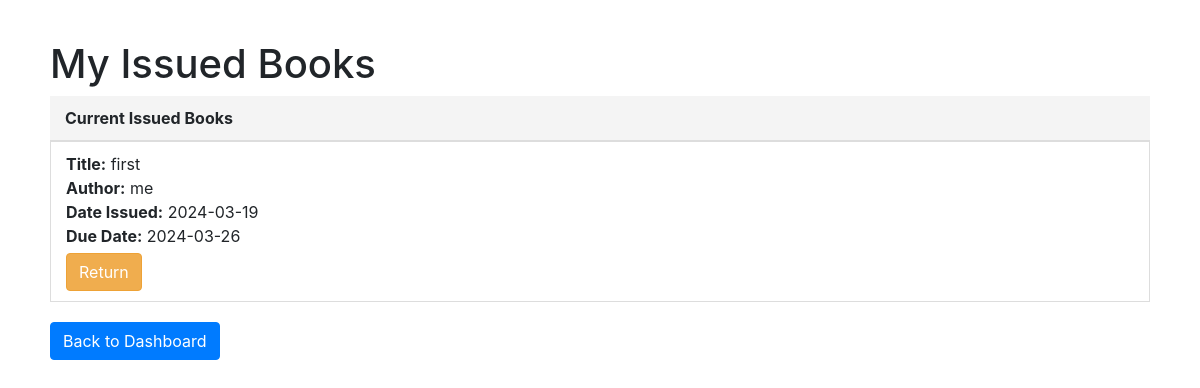
/user_mybooks (signed in), run on the app's committed database.
### app.py (models this page shows)
class Issue(db.Model):
    id = db.Column(db.Integer, primary_key=True)
    user_id = db.Column(db.Integer, db.ForeignKey('user.id'), nullable=False)
    book_id = db.Column(db.Integer, db.ForeignKey('book.id'), nullable=False)
    section_id = db.Column(db.Integer, db.ForeignKey('section.id'), nullable=False)
    date_issued = db.Column(db.DateTime, default=datetime.now, nullable=False)
    due_date = db.Column(db.DateTime, nullable=True)
    return_date = db.Column(db.DateTime, nullable=True)
    status = db.Column(db.String(50), nullable=False, default='issued')

class Book(db.Model):
    id = db.Column(db.Integer, primary_key=True)
    title = db.Column(db.String(150), nullable=False)
    author = db.Column(db.String(100), nullable=False)
    pages = db.Column(db.Integer)  # Add this line for the number of pages
    section_id = db.Column(db.Integer, db.ForeignKey('section.id'), nullable=False)
    section = db.relationship('Section', back_populates='books')
    issues = db.relationship('Issue', backref='book', lazy='dynamic')

### app.py (the view)
@app.route('/user_mybooks', methods=['GET'])
def user_mybooks():
    if 'user_id' not in session:
        flash('Please log in to view your books.', 'warning')
        return redirect(url_for('user_login'))
    user_id = session['user_id']
    issued_books = Issue.query.filter_by(user_id=user_id, status='issued').all()
    return render_template('user_mybooks.html', issued_books=issued_books)

### templates/user_mybooks.html (shortened to what this page needs)
<!DOCTYPE html>
<html lang="en">
<head>
    <link rel="stylesheet" href="https://stackpath.bootstrapcdn.com/bootstrap/4.3.1/css/bootstrap.min.css">
</head>
<body>
<div class="container dashboard-container">
    <h1>My Issued Books</h1>
    <div class="book-listing">
        <div class="section-header">Current Issued Books</div>
        {% for issue in issued_books %}
        <div class="book-item">
            <div class="book-info">
                <strong>Title:</strong> {{ issue.book.title }}<br>
                <strong>Author:</strong> {{ issue.book.author }}<br>
                <strong>Date Issued:</strong> {{ issue.date_issued.strftime('%Y-%m-%d') }}<br>
                <strong>Due Date:</strong> {{ issue.due_date.strftime('%Y-%m-%d') if issue.due_date else 'Calculating...' }}
            </div>
            <form action="{{ url_for('return_book', issue_id=issue.id) }}" method="post">
                <button type="submit" class="btn btn-return">Return</button>
            </form>
        </div>
        {% else %}
        <div class="text-muted">No issued books found.</div>
        {% endfor %}
    </div>
    <a href="{{ url_for('user_dashboard') }}" class="btn btn-primary">Back to Dashboard</a>
</div>
</body>
</html>

### templates/user_mybooks.html (style rules this page uses)
.dashboard-container { margin-top: 20px; padding: 20px; }
.section-header { background-color: #f4f4f4; border-bottom: 1px solid #ddd; padding: 10px 15px; font-weight: bold; }
.book-listing { margin-bottom: 20px; }
.book-item { background-color: #ffffff; border: 1px solid #ddd; padding: 10px 15px; margin-bottom: 10px; }
.book-info { margin-bottom: 5px; }
.btn-return { color: #fff; background-color: #f0ad4e; border-color: #eea236; }

### data on the page
Issue: book "first", book.author "me", date_issued "2024-03-19", due_date "2024-03-26"
